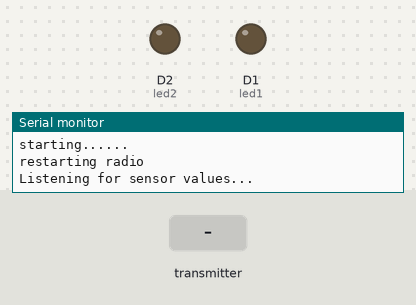
The sketch below on a simulated ESP8266 (NodeMCU). On the bench: output pins drawn as LEDs (lit = HIGH), the last lines printed to the serial monitor. The inputs (shaded band) are chosen by the test bench. No radio packets arrive unless stated.

Above: at 2.8 s.
2.9 s: the transmitter starts sending volt = 256
At 4.0 s:
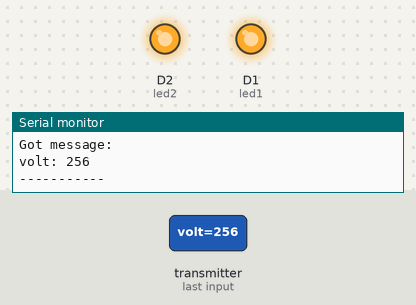
4.5 s: the transmitter starts sending volt = 0
At 6.4 s:
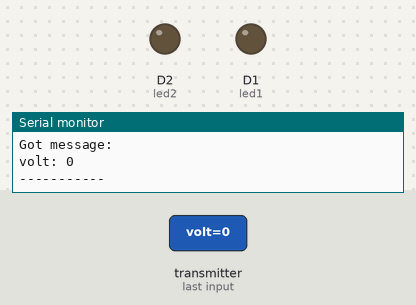
7.5 s: the transmitter starts sending volt = 512
At 9.9 s:
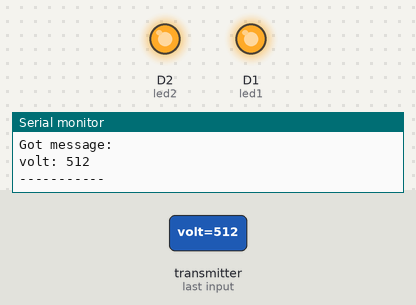
Timing chart, 0 to 11.4 s (numbered marks = the images above; inputs shaded):
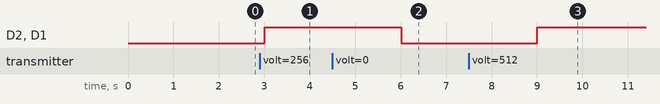

The sketch:

Reciever_Code.ino
```cpp
#include <SPI.h>
#include <nRF24L01.h>
#include <RF24.h>

#define led1 D1
#define led2 D2

RF24 radio(D4,D8);                // Set up nRF24L01 radio on SPI bus plus pins 7 & 8

const byte addresses[][6] = {"00001", "00002","00003"};

struct dataStruct{
  int volt;
}sensor_data;


void setup() {

  Serial.begin(115200);
  Serial.println("starting......");
  restartRadio();                    // turn on and configure radio
  Serial.println("restarting radio");
  radio.startListening();
  Serial.println("Listening for sensor values...");
  pinMode(led1,OUTPUT);
  pinMode(led2,OUTPUT);
  analogWrite(led1,0);
  analogWrite(led2,0);
}

void loop() {

  delay(1000);
  radio.startListening();
  if (radio.available())
  {
    while (radio.available()) {
      radio.read(&sensor_data, sizeof(sensor_data));
      Serial.println("Got message:");
      Serial.print("volt: ");
      Serial.println(sensor_data.volt);
      Serial.println("-----------");
      analogWrite(led1,sensor_data.volt);
      analogWrite(led2,sensor_data.volt);
//      if(sensor_data.volt>10)
//      {
//      Serial.println(".......................lights on........");
//      analogWrite(led1,sensor_data.volt);
//      analogWrite(led2,sensor_data.volt);
//     }
//     else
//     {
//      Serial.println(".......................lights off........");
//      analogWrite(led1,sensor_data.volt);
//      analogWrite(led2,sensor_data.volt);
//     }

    }


        radio.stopListening();
         delay(2000);
      //  sensor_data.volt=100;
        radio.write(&sensor_data, sizeof(sensor_data));

/*  restartRadio(); // turn on and configure radio
  printf("Now sending %d byte payload... ", sizeof(sensor_data));
  if ( radio.write(&sensor_data, sizeof(sensor_data) )) { // Send via radio

    Serial.println("TRANSMITTING TO NODE 2");
    printf("failed.\n\r");
  }
  else {
    printf("sent.\n\r");
  }*/

  }
}


void restartRadio(){
  radio.begin(); // Start up the radio
  radio.setPALevel(RF24_PA_HIGH);
  radio.setDataRate(RF24_250KBPS);
  //radio.openReadingPipe(1,pipes[1]);
  //radio.openWritingPipe(pipes[0]);
  radio.openWritingPipe(addresses[2]); // 00003
  radio.openReadingPipe(1, addresses[1]); // 00001
}
```

Measured:
- after the input at 2.9 s, D2 (led2), D1 (led1): LOW → HIGH after 0.11 s
- after the input at 4.5 s, D2 (led2), D1 (led1): HIGH → LOW after 1.5 s
- after the input at 7.5 s, D2 (led2), D1 (led1): LOW → HIGH after 1.5 s
